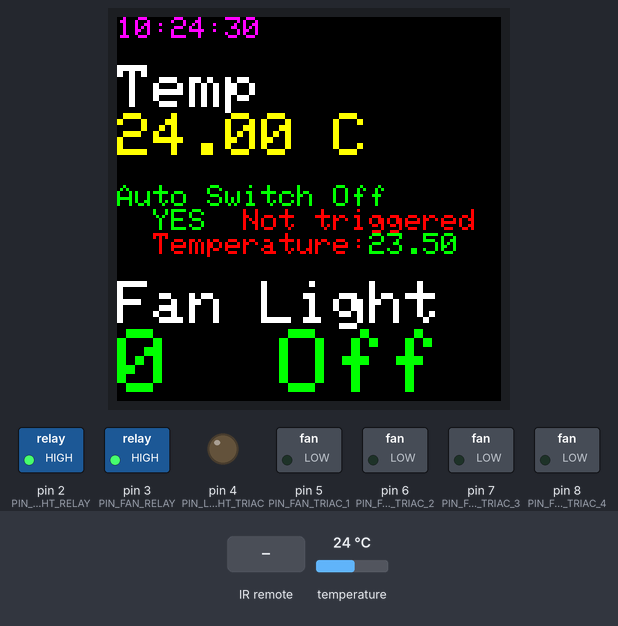
Bench run of a sketch on a simulated Arduino Uno, built with avr-gcc and run on an emulated ATmega328P. Shown: 128×128 colour display, switched loads named in the sketch (green lamp = pin HIGH), output pins drawn as LEDs (lit = HIGH). The test bench sets the inputs (shaded band); at power-on: temperature 24 °C. The local clock reads 2024-03-15 10:24:30 at power-on unless the sketch sets it.

Above: at 2.2 s.
2.3 s: infrared code 0xFFA25D received
At 3.5 s:
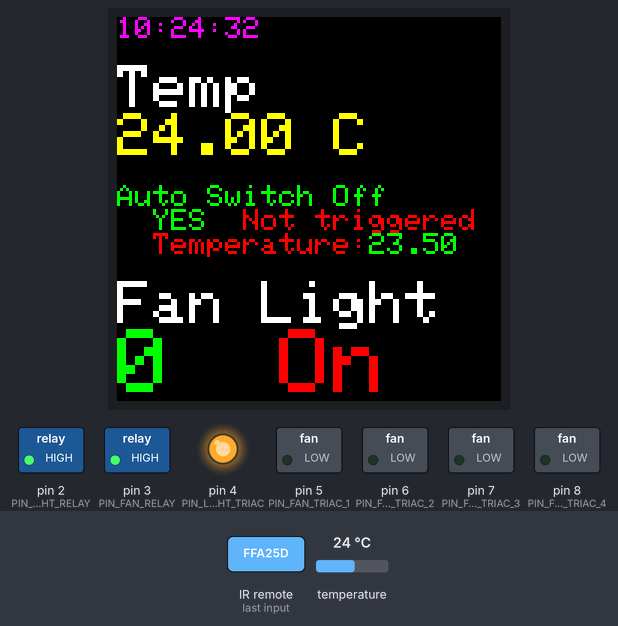
3.8 s: infrared code 0xFF30CF received
At 4.8 s:
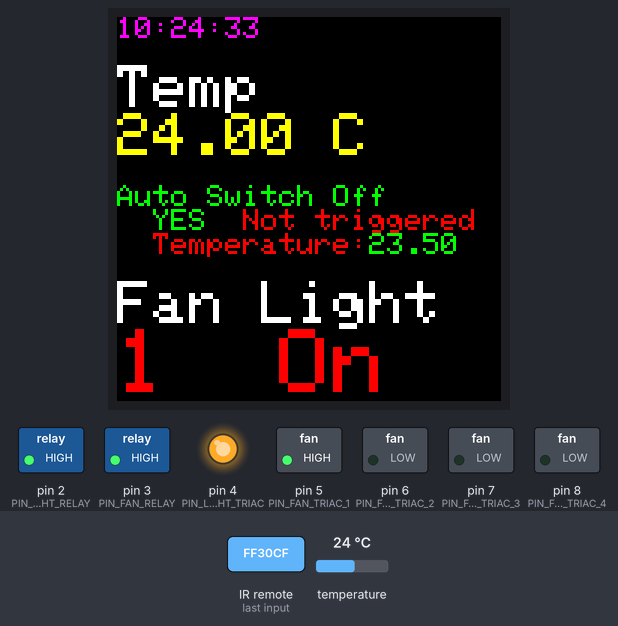
5.3 s: infrared code 0xFF18E7 received
At 5.9 s:
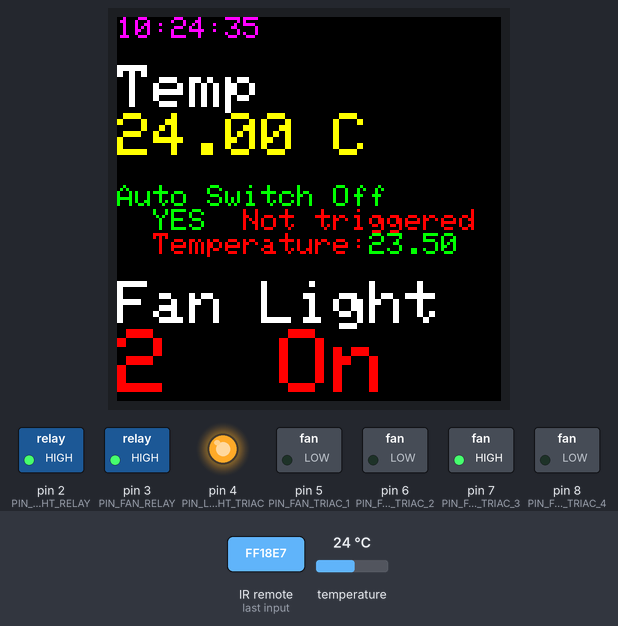
6.8 s: infrared code 0xFF7A85 received
At 7.1 s:
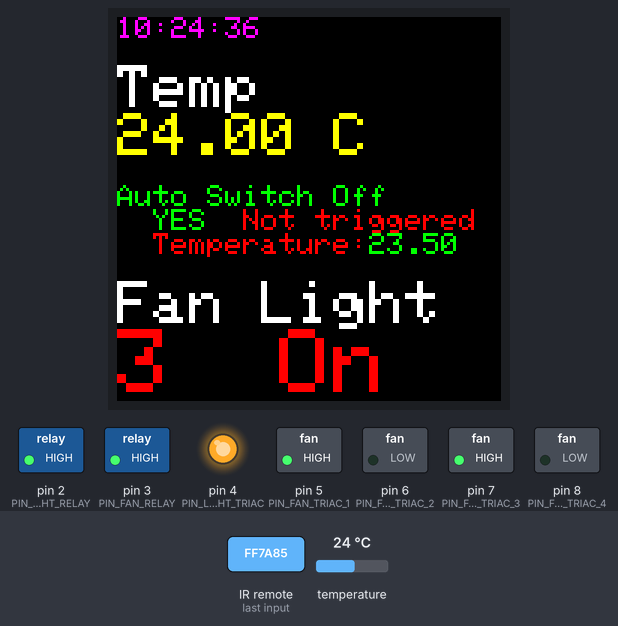
8.3 s: infrared code 0xFF10EF received
At 9.4 s:
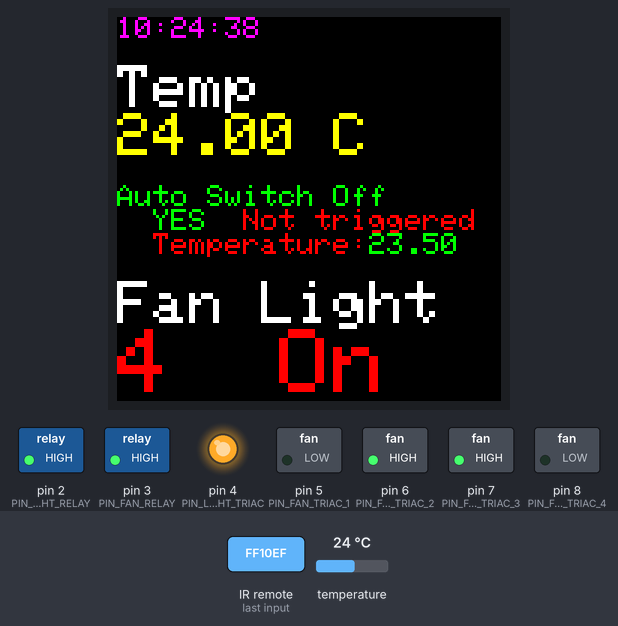
9.8 s: infrared code 0xFF38C7 received
At 31.0 s:
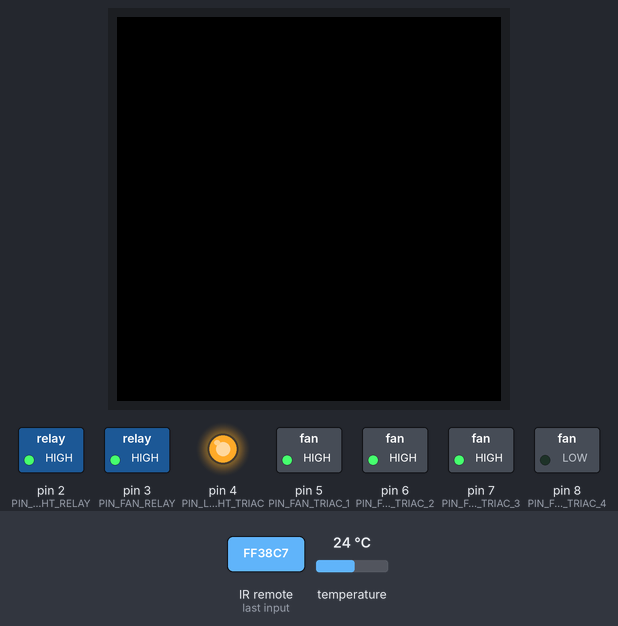
Timing chart, 0 to 31.9 s (numbered marks = the images above; inputs shaded):
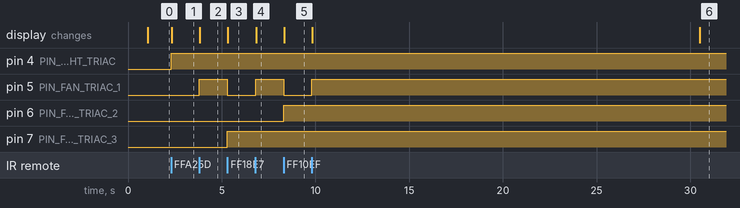

Measured:
- after the input at 2.3 s, pin 4 (PIN_LIGHT_TRIAC): LOW → HIGH at once; the display: changes at once (image 1)
- after the input at 3.8 s, pin 5 (PIN_FAN_TRIAC_1): LOW → HIGH at once; the display: changes at once (image 2)
- after the input at 5.3 s, pin 5 (PIN_FAN_TRIAC_1): HIGH → LOW at once; pin 7 (PIN_FAN_TRIAC_3): LOW → HIGH at once; the display: changes at once (image 3)
- after the input at 6.8 s, pin 5 (PIN_FAN_TRIAC_1): LOW → HIGH at once; the display: changes at once (image 4)
- after the input at 8.3 s, pin 5 (PIN_FAN_TRIAC_1): HIGH → LOW at once; pin 6 (PIN_FAN_TRIAC_2): LOW → HIGH at once; the display: changes at once (image 5)
- after the input at 9.8 s, pin 5 (PIN_FAN_TRIAC_1): LOW → HIGH at once; the display: first changes at once (image 6 shows a later state)

The sketch:

AC_Fan_Speed_Control_Light_Dimmer.ino
```cpp
#include <IRremote.h>
#include <OneWire.h>
#include <DallasTemperature.h>
#include <SPI.h>
#include <Adafruit_GFX.h>
#include <TFT_ILI9163C.h>
#include <DS3232RTC.h>    //http://github.com/JChristensen/DS3232RTC
#include <Time.h>         //http://www.arduino.cc/playground/Code/Time
#include <Wire.h>         //http://arduino.cc/en/Reference/Wire (included with Arduino IDE)

// All wiring required, only 3 defines for hardware SPI on 328P
#define __DC 9
#define __CS 10
// MOSI --> (SDA) --> D11
#define __RST 12
// SCLK --> (SCK) --> D13

// Color definitions
#define	BLACK   0x0000
#define	BLUE    0x001F
#define	RED     0xF800
#define	GREEN   0x07E0
#define CYAN    0x07FF
#define MAGENTA 0xF81F
#define YELLOW  0xFFE0
#define WHITE   0xFFFF

TFT_ILI9163C tft = TFT_ILI9163C(__CS, __DC, __RST);

#define PIN_LIGHT_RELAY        2
#define PIN_FAN_RELAY          3

#define PIN_LIGHT_TRIAC        4
#define PIN_FAN_TRIAC_1        5
#define PIN_FAN_TRIAC_2        6
#define PIN_FAN_TRIAC_3        7
#define PIN_FAN_TRIAC_4        8

#define PIN_IR_RECEIVER        A1

IRrecv irrecv(PIN_IR_RECEIVER);
decode_results results;

int fan_speed = 0;              // Fan speed (0-9)  0 = off, 9 = full speed
boolean bLights = false;
boolean bFan = false;
float tempC;
String tempCString;
int count = 0;
boolean bAutoMode = true;
boolean bAutoModeTriggered = false;
float AutoModeTemp = 23.50;

#define DEFAULT_FAN_SPEED       3

#define ONE_WIRE_BUS A0
// Setup a oneWire instance to communicate with any OneWire devices (not just Maxim/Dallas temperature ICs)
OneWire oneWire(ONE_WIRE_BUS);
// Pass our oneWire reference to Dallas Temperature.
DallasTemperature sensors(&oneWire);


void digitalClockDisplay(void)
{
    tft.setTextColor(MAGENTA);
    tft.setTextSize(1);

    //    Serial.print(hour());
    tft.print(hour());

    printDigits(minute());
    printDigits(second());
    //    Serial.print(' ');
    tft.print(' ');
    //    Serial.print(day());
    //    tft.print(day());
    //    Serial.print(' ');
    //    tft.print(' ');
    //    Serial.print(month());
    //    tft.print(month());
    //    Serial.print(' ');
    //    tft.print(' ');
    //    Serial.print(year());
    //    tft.print(year());
    //    Serial.println();
    tft.println();
}

void printDigits(int digits)
{
    // utility function for digital clock display: prints preceding colon and leading 0
    //    Serial.print(':');
    tft.print(':');
    if(digits < 10)
    {
        //        Serial.print('0');
        tft.print('0');
     }

     //    Serial.print(digits);
     tft.print(digits);
}

void clearDisp()
{
    tft.clearScreen();
}

void updateDisp(){
    clearDisp();
    tft.setCursor(0,0);

    digitalClockDisplay();

    tft.setTextSize(1);
    tft.println();

    tft.setTextColor(WHITE);
    tft.setTextSize(2);
    tft.println("Temp");

    tft.setTextColor(YELLOW);
    tft.setTextSize(2);
    tft.print(tempC);
    tft.println(" C");
  //    tft.println();

    tft.setTextColor(GREEN);
    tft.setTextSize(1);
    tft.println();
    tft.println("Auto Switch Off");

    if (bAutoMode)
    {
        tft.print("  YES");
        if(bAutoModeTriggered)
        {
            tft.println("  Triggered");
        }
        else
        {
            tft.setTextColor(RED);
            tft.println("  Not triggered");
        }
    }
    else
    {
        tft.setTextColor(RED);
        tft.println("  NO");
    }

    tft.print("  Temperature:");
    tft.setTextColor(GREEN);
    tft.println(AutoModeTemp);
    tft.println();

    tft.setTextColor(WHITE);
    tft.setTextSize(2);
    tft.println("Fan Light");

    if(bFan)
        tft.setTextColor(RED);
    else
        tft.setTextColor(GREEN);

    tft.setTextSize(3);
    tft.print(fan_speed);

    if(bLights)
    {
        tft.setTextColor(RED);
        tft.println("  On");
    }
    else
    {
        tft.setTextColor(GREEN);
        tft.println("  Off");
    }

    count=0;
}


void getTemperature()
{
    char buffer[10];

    sensors.requestTemperatures(); // Send the command to get temperatures
    //    Serial.print("Temp C: ");
    //    Serial.println(sensors.getTempCByIndex(0));

    tempC = (float)sensors.getTempCByIndex(0);
    tempCString = dtostrf(tempC, 4, 1, buffer);
    //    Serial.print("tempC: ");
    //    Serial.println(tempC);
}

void change_fan_speed()
{
    if(!bFan)
       return;

    switch (fan_speed)
    {
        case 0:
            digitalWrite(PIN_FAN_TRIAC_1, LOW);
            digitalWrite(PIN_FAN_TRIAC_2, LOW);
            digitalWrite(PIN_FAN_TRIAC_3, LOW);
            digitalWrite(PIN_FAN_TRIAC_4, LOW);
            break;
        case 1:
           digitalWrite(PIN_FAN_TRIAC_1, HIGH);
           digitalWrite(PIN_FAN_TRIAC_2, LOW);
           digitalWrite(PIN_FAN_TRIAC_3, LOW);
           digitalWrite(PIN_FAN_TRIAC_4, LOW);
           break;
       case 2:
           digitalWrite(PIN_FAN_TRIAC_1, LOW);
           digitalWrite(PIN_FAN_TRIAC_2, LOW);
           digitalWrite(PIN_FAN_TRIAC_3, HIGH);
           digitalWrite(PIN_FAN_TRIAC_4, LOW);
           break;
       case 3:
          digitalWrite(PIN_FAN_TRIAC_1, HIGH);
          digitalWrite(PIN_FAN_TRIAC_2, LOW);
          digitalWrite(PIN_FAN_TRIAC_3, HIGH);
          digitalWrite(PIN_FAN_TRIAC_4, LOW);
          break;
      case 4:
          digitalWrite(PIN_FAN_TRIAC_1, LOW);
          digitalWrite(PIN_FAN_TRIAC_2, HIGH);
          digitalWrite(PIN_FAN_TRIAC_3, HIGH);
          digitalWrite(PIN_FAN_TRIAC_4, LOW);
          break;
      case 5:
          digitalWrite(PIN_FAN_TRIAC_1, HIGH);
          digitalWrite(PIN_FAN_TRIAC_2, HIGH);
          digitalWrite(PIN_FAN_TRIAC_3, HIGH);
          digitalWrite(PIN_FAN_TRIAC_4, LOW);
          break;
       case 6:
          digitalWrite(PIN_FAN_TRIAC_1, LOW);
          digitalWrite(PIN_FAN_TRIAC_2, LOW);
          digitalWrite(PIN_FAN_TRIAC_3, LOW);
          digitalWrite(PIN_FAN_TRIAC_4, HIGH);
          break;
    }
}


void setup()
{
    sensors.begin();
//    Serial.begin(9600);
    irrecv.enableIRIn(); // Starts the receiver

    pinMode(PIN_LIGHT_RELAY, OUTPUT);
    pinMode(PIN_FAN_RELAY,   OUTPUT);

    pinMode(PIN_LIGHT_TRIAC, OUTPUT);
    pinMode(PIN_FAN_TRIAC_1, OUTPUT);
    pinMode(PIN_FAN_TRIAC_2, OUTPUT);
    pinMode(PIN_FAN_TRIAC_3, OUTPUT);
    pinMode(PIN_FAN_TRIAC_4, OUTPUT);

    tft.begin();
    delay(100);

    digitalWrite(PIN_LIGHT_RELAY, HIGH);
    digitalWrite(PIN_FAN_RELAY,   HIGH);

    setSyncProvider(RTC.get);   // the function to get the time from the RTC

    getTemperature();
    updateDisp();
}

void loop(){
    count++;

    if(count > 20000)
    {
        count = 0;
        getTemperature();
        updateDisp();

        if (bAutoMode)
        {
      //            Serial.println("Checking if temperature is below 23.5 C ....");
            if (tempC < AutoModeTemp)
            {
                digitalWrite(PIN_FAN_TRIAC_1, LOW);
                digitalWrite(PIN_FAN_TRIAC_2, LOW);
                digitalWrite(PIN_FAN_TRIAC_3, LOW);
                digitalWrite(PIN_FAN_TRIAC_4, LOW);
                bAutoModeTriggered = true;
                bFan = false;
            }
        }
    }
    else if (count == 10000)
    {
        clearDisp();
    }

    if (irrecv.decode(&results))
    {
        long int cmd = results.value;
//        Serial.println(cmd);

        switch (cmd)
        {
            case 16738455: // 0
                fan_speed = 0;
                bFan = false;
                change_fan_speed();
                updateDisp();
                break;
            case 16724175: // 1
                fan_speed = 1;
                bFan = true;
                change_fan_speed();
                updateDisp();
                break;
            case 16718055: // 2
                fan_speed = 2;
                bFan = true;
                change_fan_speed();
                updateDisp();
                break;
            case 16743045: // 3
                fan_speed = 3;
                bFan = true;
                change_fan_speed();
                updateDisp();
                break;
            case 16716015: // 4
                fan_speed = 4;
                bFan = true;
                change_fan_speed();
                updateDisp();
                break;
            case 16726215: // 5
                fan_speed = 5;
                bFan = true;
                change_fan_speed();
                updateDisp();
                break;
            case 16734885: // 6
                fan_speed = 6;
                bFan = true;
                change_fan_speed();
                updateDisp();
                break;

            case 16748655: // +
                if(fan_speed<6)
                    fan_speed++;
                bFan = true;
                change_fan_speed();
                updateDisp();
                break;
            case 16754775: // -
                if(fan_speed>0)
                    fan_speed--;
                if(fan_speed == 0)
                {
                    bFan = false;
                }
                change_fan_speed();
                updateDisp();
                break;

            case 16753245: // "Power"
                if (bLights)
                {
                    bLights = false;
                    digitalWrite(PIN_LIGHT_TRIAC, LOW);
                }
                else
                {
                    bLights = true;
                    digitalWrite(PIN_LIGHT_TRIAC, HIGH);
                }
                updateDisp();
                break;
            case 16769565: // "Mute"
                if (bFan)
                {
                    bFan = false;
                }
                else
                {
                    bFan = true;
                    if (fan_speed == 0)
                        fan_speed = DEFAULT_FAN_SPEED;
                }
                change_fan_speed();
                updateDisp();
                break;

            case 16736925: // "Mode"
                if(bAutoMode)
                    bAutoMode = false;
                else
                    bAutoMode = true;

                updateDisp();
                break;

            case 16712445: //  |<< (rewind)
                AutoModeTemp = AutoModeTemp - 0.25;
                updateDisp();
                break;
            case 16761405: //  >>| (forward)
                AutoModeTemp = AutoModeTemp + 0.25;
                bAutoMode = false;
                updateDisp();
                break;
        }

        irrecv.resume(); // Receives the next value from the button you press
    }

    delay(2);
}
```
